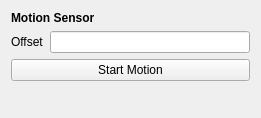
<?xml version="1.0" encoding="UTF-8"?>
<ui version="4.0">
 <class>ArduinoMotionSensor</class>
 <widget class="QWidget" name="ArduinoMotionSensor">
  <property name="geometry">
   <rect>
    <x>0</x>
    <y>0</y>
    <width>261</width>
    <height>118</height>
   </rect>
  </property>
  <layout class="QFormLayout" name="formLayout">
   <item row="0" column="0" colspan="2">
    <widget class="QLabel" name="connectionLabel">
     <property name="font">
      <font>
       <weight>75</weight>
       <bold>true</bold>
      </font>
     </property>
     <property name="text">
      <string>Motion Sensor</string>
     </property>
    </widget>
   </item>
   <item row="1" column="0">
    <widget class="QLabel" name="labelOffset">
     <property name="text">
      <string>Offset</string>
     </property>
    </widget>
   </item>
   <item row="1" column="1">
    <widget class="QLineEdit" name="offsetText">
     <property name="alignment">
      <set>Qt::AlignRight|Qt::AlignTrailing|Qt::AlignVCenter</set>
     </property>
    </widget>
   </item>
   <item row="4" column="0" colspan="2">
    <widget class="QPushButton" name="startButton">
     <property name="enabled">
      <bool>true</bool>
     </property>
     <property name="cursor">
      <cursorShape>PointingHandCursor</cursorShape>
     </property>
     <property name="toolTip">
      <string/>
     </property>
     <property name="autoFillBackground">
      <bool>false</bool>
     </property>
     <property name="styleSheet">
      <string notr="true">background-color: grergb(241, 241, 241)y;</string>
     </property>
     <property name="text">
      <string>Start Motion</string>
     </property>
     <property name="checkable">
      <bool>true</bool>
     </property>
     <property name="checked">
      <bool>false</bool>
     </property>
     <property name="autoRepeat">
      <bool>false</bool>
     </property>
    </widget>
   </item>
  </layout>
 </widget>
 <resources/>
 <connections/>
</ui>
